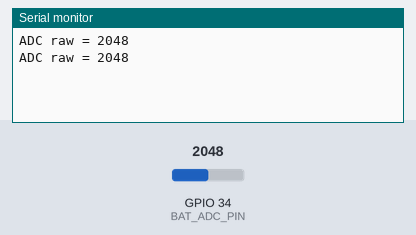
Recording of a sketch running on a simulated ESP32. On the bench: the last lines printed to the serial monitor. The inputs (shaded band) are chosen by the test bench; at power-on: GPIO 34 (BAT_ADC_PIN) = 2048 (analog values on the 0–4095 scale).

Above: at 2.2 s.
2.3 s: GPIO 34 (BAT_ADC_PIN) set to 2866
At 3.6 s:
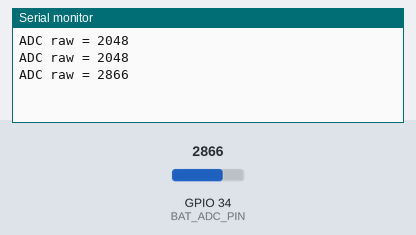
3.8 s: GPIO 34 (BAT_ADC_PIN) set to 3603
At 4.4 s:
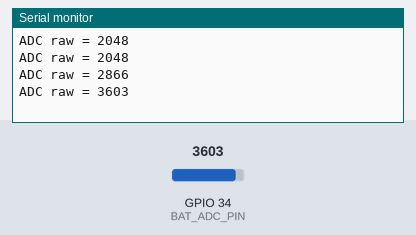
Timing chart, 0 to 6.8 s (numbered marks = the images above; inputs shaded):
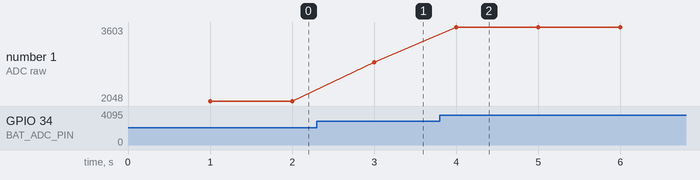

The sketch:

lipo_test.ino
```cpp
#define BAT_ADC_PIN 34  // try 35 first, then 34 if always 0

void setup() {
  Serial.begin(115200);
  delay(1000);

  analogReadResolution(12);
  analogSetPinAttenuation(BAT_ADC_PIN, ADC_11db);
}

void loop() {
  int raw = analogRead(BAT_ADC_PIN);
  Serial.print("ADC raw = ");
  Serial.println(raw);
  delay(1000);
}
```

Measured:
- after the input at 2.3 s, the serial monitor: prints a new line after 0.70 s (image 1)
- after the input at 3.8 s, the serial monitor: prints a new line after 0.20 s (image 2)
- plotted number 1: 2048 → 2866 after the input at 2.3 s, 2866 → 3603 after the input at 3.8 s
